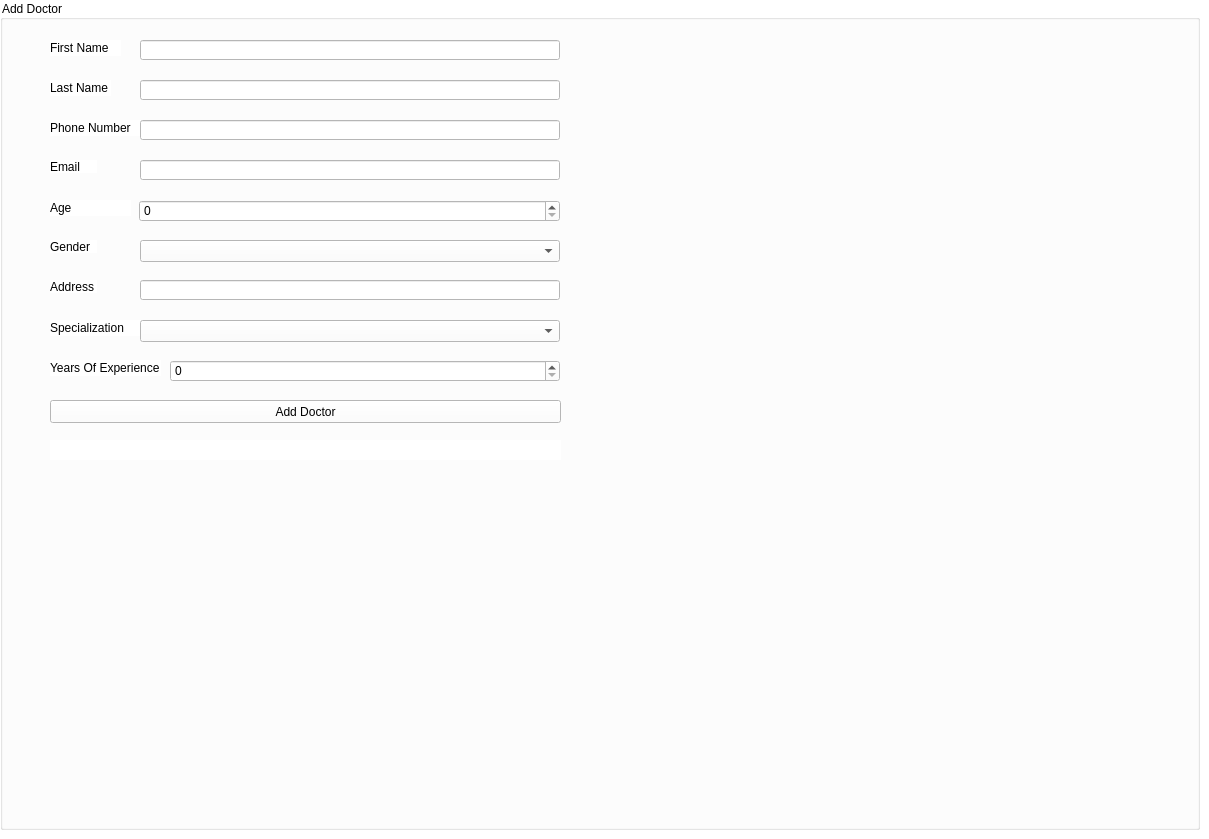
    <widget class="QWidget" name="addDoctorTab">
     <property name="styleSheet">
      <string notr="true">QWidget {
background-color: white
}</string>
     </property>
     <attribute name="title">
      <string>Add Doctor</string>
     </attribute>
     <widget class="QGroupBox" name="groupBox">
      <property name="geometry">
       <rect>
        <x>0</x>
        <y>0</y>
        <width>1200</width>
        <height>830</height>
       </rect>
      </property>
      <property name="styleSheet">
       <string notr="true"/>
      </property>
      <property name="title">
       <string>Add Doctor</string>
      </property>
      <property name="alignment">
       <set>Qt::AlignLeading|Qt::AlignLeft|Qt::AlignVCenter</set>
      </property>
      <widget class="QLabel" name="firstNameLabel">
       <property name="geometry">
        <rect>
         <x>50</x>
         <y>40</y>
         <width>71</width>
         <height>16</height>
        </rect>
       </property>
       <property name="text">
        <string>First Name</string>
       </property>
       <property name="alignment">
        <set>Qt::AlignLeading|Qt::AlignLeft|Qt::AlignVCenter</set>
       </property>
      </widget>
      <widget class="QLabel" name="lastNameLabel">
       <property name="geometry">
        <rect>
         <x>50</x>
         <y>80</y>
         <width>61</width>
         <height>16</height>
        </rect>
       </property>
       <property name="text">
        <string>Last Name</string>
       </property>
      </widget>
      <widget class="QLabel" name="phoneNumberLabel">
       <property name="geometry">
        <rect>
         <x>50</x>
         <y>120</y>
         <width>91</width>
         <height>16</height>
        </rect>
       </property>
       <property name="text">
        <string>Phone Number</string>
       </property>
      </widget>
      <widget class="QLabel" name="emailLabel">
       <property name="geometry">
        <rect>
         <x>50</x>
         <y>160</y>
         <width>47</width>
         <height>13</height>
        </rect>
       </property>
       <property name="text">
        <string>Email</string>
       </property>
      </widget>
      <widget class="QLabel" name="dateOfBirthLabel">
       <property name="geometry">
        <rect>
         <x>50</x>
         <y>200</y>
         <width>81</width>
         <height>16</height>
        </rect>
       </property>
       <property name="text">
        <string>Age</string>
       </property>
      </widget>
      <widget class="QLabel" name="genderLabel">
       <property name="geometry">
        <rect>
         <x>50</x>
         <y>240</y>
         <width>47</width>
         <height>13</height>
        </rect>
       </property>
       <property name="text">
        <string>Gender</string>
       </property>
      </widget>
      <widget class="QLabel" name="addressLabel">
       <property name="geometry">
        <rect>
         <x>50</x>
         <y>280</y>
         <width>47</width>
         <height>13</height>
        </rect>
       </property>
       <property name="text">
        <string>Address</string>
       </property>
      </widget>
      <widget class="QLabel" name="specializationLabel">
       <property name="geometry">
        <rect>
         <x>50</x>
         <y>320</y>
         <width>91</width>
         <height>16</height>
        </rect>
       </property>
       <property name="text">
        <string>Specialization</string>
       </property>
      </widget>
      <widget class="QLabel" name="yearsOfExperienceLabel">
       <property name="geometry">
        <rect>
         <x>50</x>
         <y>360</y>
         <width>111</width>
         <height>16</height>
        </rect>
       </property>
       <property name="text">
        <string>Years Of Experience</string>
       </property>
      </widget>
      <widget class="QLineEdit" name="firstNameInputAddDoctorTab">
       <property name="geometry">
        <rect>
         <x>140</x>
         <y>40</y>
         <width>420</width>
         <height>20</height>
        </rect>
       </property>
       <property name="autoFillBackground">
        <bool>false</bool>
       </property>
       <property name="alignment">
        <set>Qt::AlignLeading|Qt::AlignLeft|Qt::AlignVCenter</set>
       </property>
      </widget>
      <widget class="QLineEdit" name="lastNameInputAddDoctorTab">
       <property name="geometry">
        <rect>
         <x>140</x>
         <y>80</y>
         <width>420</width>
         <height>20</height>
        </rect>
       </property>
      </widget>
      <widget class="QLineEdit" name="phoneNumberInputAddDoctorTab">
       <property name="geometry">
        <rect>
         <x>140</x>
         <y>120</y>
         <width>420</width>
         <height>20</height>
        </rect>
       </property>
      </widget>
      <widget class="QLineEdit" name="emailInputAddDoctorTab">
       <property name="geometry">
        <rect>
         <x>140</x>
         <y>160</y>
         <width>420</width>
         <height>20</height>
        </rect>
       </property>
      </widget>
      <widget class="QLineEdit" name="addressInputAddDoctorTab">
       <property name="geometry">
        <rect>
         <x>140</x>
         <y>280</y>
         <width>420</width>
         <height>20</height>
        </rect>
       </property>
      </widget>
      <widget class="QComboBox" name="genderSelectorAddDoctorTab">
       <property name="geometry">
        <rect>
         <x>140</x>
         <y>240</y>
         <width>420</width>
         <height>22</height>
        </rect>
       </property>
       <property name="currentIndex">
        <number>-1</number>
       </property>
       <item>
        <property name="text">
         <string>Male</string>
        </property>
       </item>
       <item>
        <property name="text">
         <string>Female</string>
        </property>
       </item>
       <item>
        <property name="text">
         <string>Non-Binary</string>
        </property>
       </item>
      </widget>
      <widget class="QComboBox" name="specializationSelectorAddDoctorTab">
       <property name="geometry">
        <rect>
         <x>140</x>
         <y>320</y>
         <width>420</width>
         <height>22</height>
        </rect>
       </property>
       <property name="currentIndex">
        <number>-1</number>
       </property>
       <item>
        <property name="text">
         <string>Anatomical Pathology</string>
        </property>
       </item>
       <item>
        <property name="text">
         <string>Anesthesiology</string>
        </property>
       </item>
       <item>
        <property name="text">
         <string>Cardiology</string>
        </property>
       </item>
       <item>
        <property name="text">
         <string>Cardiovascular/Thoracic Surgery</string>
        </property>
       </item>
       <item>
        <property name="text">
         <string>Clinical Immunology/Allergy</string>
        </property>
       </item>
       <item>
        <property name="text">
         <string>Critical Care Medincine</string>
        </property>
       </item>
       <item>
        <property name="text">
         <string>Dermatology</string>
        </property>
       </item>
       <item>
        <property name="text">
         <string>Diagnostic Radiology</string>
        </property>
       </item>
       <item>
        <property name="text">
         <string>Emergency Medicine</string>
        </property>
       </item>
       <item>
        <property name="text">
         <string>Endocrinology And Metabolism</string>
        </property>
       </item>
       <item>
        <property name="text">
         <string>Family Medicine</string>
        </property>
       </item>
       <item>
        <property name="text">
         <string>Gastroenterology</string>
        </property>
       </item>
       <item>
        <property name="text">
         <string>General Internal Medicine</string>
        </property>
       </item>
       <item>
        <property name="text">
         <string>General Surgery</string>
        </property>
       </item>
       <item>
        <property name="text">
         <string>General/Clinical Pathology</string>
        </property>
       </item>
       <item>
        <property name="text">
         <string>Geriatric Medicine</string>
        </property>
       </item>
       <item>
        <property name="text">
         <string>Hematology</string>
        </property>
       </item>
       <item>
        <property name="text">
         <string>Medical Biochemistry</string>
        </property>
       </item>
       <item>
        <property name="text">
         <string>Medical Genetics</string>
        </property>
       </item>
       <item>
        <property name="text">
         <string>Medical Microbiology And Infectious Diseases</string>
        </property>
       </item>
       <item>
        <property name="text">
         <string>Medical Oncology</string>
        </property>
       </item>
       <item>
        <property name="text">
         <string>Nephrology</string>
        </property>
       </item>
       <item>
        <property name="text">
         <string>Neurology</string>
        </property>
       </item>
       <item>
        <property name="text">
         <string>Neurosurgery</string>
        </property>
       </item>
       <item>
        <property name="text">
         <string>Nuclear Medicine</string>
        </property>
       </item>
       <item>
        <property name="text">
         <string>Obstetrics/Gyenecology</string>
        </property>
       </item>
       <item>
        <property name="text">
         <string>Occupational Medince</string>
        </property>
       </item>
       <item>
        <property name="text">
         <string>Opthalmology</string>
        </property>
       </item>
       <item>
        <property name="text">
         <string>Orthopedic Surgery</string>
        </property>
       </item>
       <item>
        <property name="text">
         <string>Otolaryngology</string>
        </property>
       </item>
       <item>
        <property name="text">
         <string>Pediatrics</string>
        </property>
       </item>
       <item>
        <property name="text">
         <string>Physical Medicine And Rehabilitation (PM &amp; R)</string>
        </property>
       </item>
       <item>
        <property name="text">
         <string>Plastic Surgery</string>
        </property>
       </item>
      </widget>
      <widget class="QSpinBox" name="yearsOfExperienceSelectorAddDoctorTab">
       <property name="geometry">
        <rect>
         <x>170</x>
         <y>360</y>
         <width>390</width>
         <height>22</height>
        </rect>
       </property>
       <property name="value">
        <number>0</number>
       </property>
      </widget>
      <widget class="QPushButton" name="addDoctorButton">
       <property name="geometry">
        <rect>
         <x>50</x>
         <y>400</y>
         <width>511</width>
         <height>23</height>
        </rect>
       </property>
       <property name="text">
        <string>Add Doctor</string>
       </property>
      </widget>
      <widget class="QLabel" name="addDoctorFeedback">
       <property name="geometry">
        <rect>
         <x>50</x>
         <y>440</y>
         <width>511</width>
         <height>20</height>
        </rect>
       </property>
       <property name="text">
        <string/>
       </property>
       <property name="alignment">
        <set>Qt::AlignCenter</set>
       </property>
      </widget>
      <widget class="QSpinBox" name="ageSelectorAddDoctorTab">
       <property name="geometry">
        <rect>
         <x>139</x>
         <y>200</y>
         <width>421</width>
         <height>22</height>
        </rect>
       </property>
      </widget>
     </widget>
    </widget>
